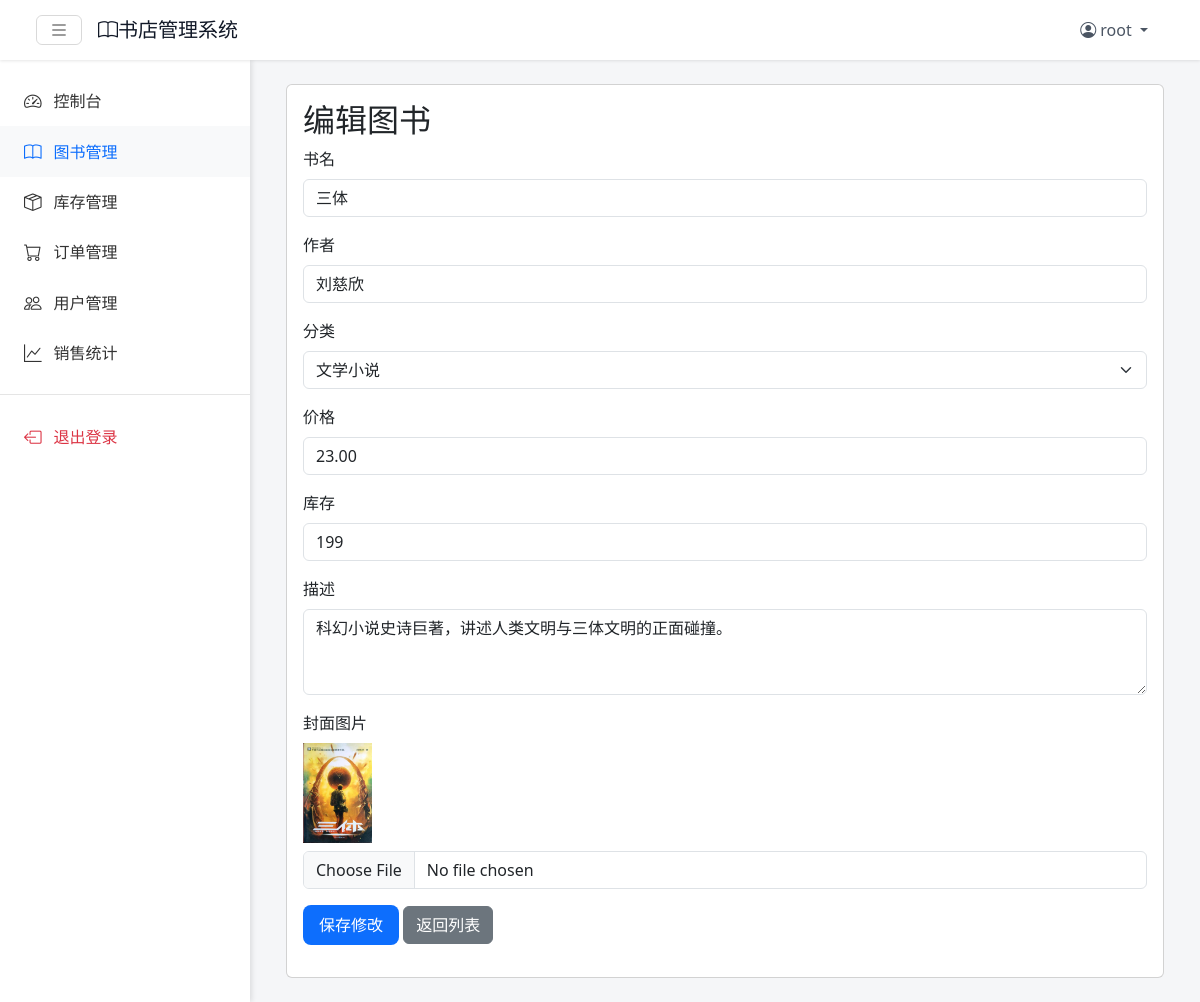
Screenshot of /pages/admin/books/edit.php?id=4 (signed in) with the database file from the repository.
### tables this page shows
CREATE TABLE `book` (
  `BookID` int NOT NULL,
  `BookName` varchar(100) NOT NULL,
  `Author` varchar(100) NOT NULL,
  `PublisherID` int DEFAULT NULL,
  `CategoryID` int DEFAULT NULL,
  `Price` decimal(10,2) NOT NULL,
  `Stock` int NOT NULL DEFAULT '0',
  `Description` text,
  `ImageURL` varchar(200) DEFAULT NULL
);

CREATE TABLE `category` (
  `CategoryID` int NOT NULL,
  `CategoryName` varchar(100) DEFAULT NULL
);

### pages/admin/books/edit.php (the view, shortened to what this page needs)
<?php
require_once '../../../config/db_connect.php';
include_once '../../../includes/navbar.php';
$bookId = isset($_GET['id']) ? (int)$_GET['id'] : 0;
$sql = "SELECT * FROM book WHERE BookID = ?";
$stmt = $conn->prepare($sql);
$stmt->bind_param("i", $bookId);
$stmt->execute();
$book = $stmt->get_result()->fetch_assoc();
$sql = "SELECT * FROM category ORDER BY CategoryName";
$categories = $conn->query($sql);
?>
<div class="main-content">
    <div class="container-fluid">
        <div class="card">
            <div class="card-body">
                <h2 class="card-title">编辑图书</h2>
                <form method="POST" enctype="multipart/form-data">
                    <div class="mb-3">
                        <label for="bookName" class="form-label">书名</label>
                        <input type="text" class="form-control" id="bookName" name="bookName"
                               value="<?php echo htmlspecialchars($book['BookName']); ?>" required>
                    </div>
                    <div class="mb-3">
                        <label for="author" class="form-label">作者</label>
                        <input type="text" class="form-control" id="author" name="author"
                               value="<?php echo htmlspecialchars($book['Author']); ?>" required>
                    </div>
                    <div class="mb-3">
                        <label for="categoryId" class="form-label">分类</label>
                        <select class="form-select" id="categoryId" name="categoryId" required>
                            <?php while ($category = $categories->fetch_assoc()): ?>
                                <option value="<?php echo $category['CategoryID']; ?>"
                                        <?php echo $category['CategoryID'] == $book['CategoryID'] ? 'selected' : ''; ?>>
                                    <?php echo htmlspecialchars($category['CategoryName']); ?>
                                </option>
                            <?php endwhile; ?>
                        </select>
                    </div>
                    <div class="mb-3">
                        <label for="price" class="form-label">价格</label>
                        <input type="number" class="form-control" id="price" name="price"
                               value="<?php echo $book['Price']; ?>" step="0.01" min="0" required>
                    </div>
                    <div class="mb-3">
                        <label for="stock" class="form-label">库存</label>
                        <input type="number" class="form-control" id="stock" name="stock"
                               value="<?php echo $book['Stock']; ?>" min="0" required>
                    </div>
                    <div class="mb-3">
                        <label for="description" class="form-label">描述</label>
                        <textarea class="form-control" id="description" name="description"
                                  rows="3"><?php echo htmlspecialchars($book['Description']); ?></textarea>
                    </div>
                    <div class="mb-3">
                        <label for="image" class="form-label">封面图片</label>
                        <?php if ($book['ImageURL']): ?>
                            <div class="mb-2">
                                <img src="<?php echo BASE_URL . $book['ImageURL']; ?>"
                                     alt="当前封面" style="max-height: 100px;">
                            </div>
                        <?php endif; ?>
                        <input type="file" class="form-control" id="image" name="image" accept="image/*">
                    </div>
                    <div class="mb-3">
                        <button type="submit" class="btn btn-primary">保存修改</button>
                        <a href="../books.php" class="btn btn-secondary">返回列表</a>
                    </div>
                </form>
            </div>
        </div>
    </div>
</div>
</body>
</html>

### css/style.css (style rules this page uses)
:root { --navbar-height: 60px; --sidebar-width: 250px; --primary-color: #0d6efd; }
body { background-color: #f5f6f8; min-height: 100vh; margin: 0; padding-top: var(--navbar-height); }
.main-content { margin-left: 0; padding: 1.5rem; transition: margin-left .3s ease-in-out; }
.btn-primary { background: var(--primary-color); border: none; padding: 0.5rem 1rem; border-radius: 8px; transition: all 0.3s ease; }
@media (min-width: 992px) { .main-content { margin-left: var(--sidebar-width); } }

### rows the page displays
book: bookName "三体", author "刘慈欣", categoryId "文学小说", price "23.00", stock "199", description "科幻小说史诗巨著，讲述人类文明与三体文明的正面碰撞。", ImageURL (picture)

### other values shown
$_SESSION['Username'] "root"
